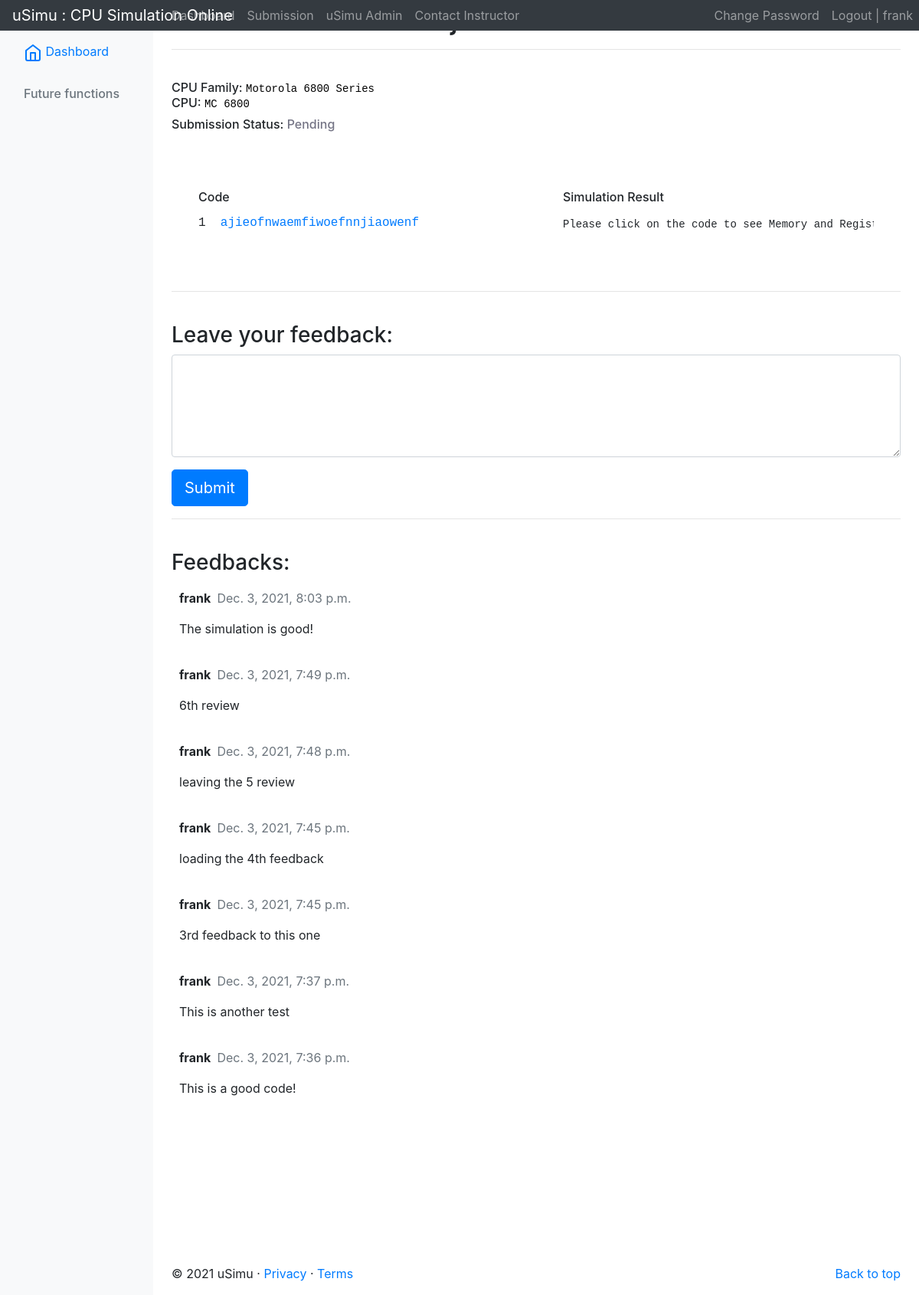
The page /usimu/submissions/1531/ (signed in) on the database its author committed.
### rango/models.py (models this page shows, shortened)
class CPU_Family(models.Model):
    NAME_MAX_LEN = 512
    LOC_MAX_LEN = 512
    name = models.CharField(max_length=NAME_MAX_LEN, unique=True)
    def __str__(self):
        return self.name

class CPU(models.Model):
    NAME_MAX_LEN = 512
    LOC_MAX_LEN = 512
    name = models.CharField(max_length=NAME_MAX_LEN, unique=True)
    reg_count = models.IntegerField(blank=False)  # must have
    mem_count = models.IntegerField(blank=False)  # must have
    reg_bits = models.IntegerField(blank=False)
    mem_bits = models.IntegerField(blank=False)
    family = models.ForeignKey(CPU_Family, on_delete=models.CASCADE)
    def __str__(self):
        return self.name

class Submission(models.Model):
    date = models.DateTimeField(auto_now_add=True)
    title = models.CharField(max_length=128)
    content = models.TextField(blank=False)
    result = models.TextField(blank=False)
    result_detail = models.TextField(blank=True)
    cpu = models.ForeignKey(CPU, on_delete=models.CASCADE, related_name='submission_cpu')
    owner = models.ForeignKey(User, on_delete=models.CASCADE, related_name='submission_owner')
    class Meta:
        ordering = ['date']

class Feedback(models.Model):
    date = models.DateTimeField(auto_now_add=True)
    content = models.TextField(max_length=99999)
    referring_submission = models.ForeignKey(Submission, on_delete=models.CASCADE, related_name='referring_submission')
    owner = models.ForeignKey(User, on_delete=models.CASCADE, related_name='feedback_owner')
    class Meta:
        ordering = ['date']

### rango/views.py (the view, shortened to what this page needs)
# urls.py: path('submissions/<int:submission_id>/', views.submission_detail, name='submission_detail'),
@login_required
def submission_detail(request, submission_id):
    submission = Submission.objects.get(id=int(submission_id))
    context_dict = {}
    if int(request.user.id) == int(submission.owner.id) or request.user.is_staff:
        result_url = reverse_lazy("rango:ajax_load_results")
        title = str(submission.title)
        cpu = submission.cpu
        family = cpu.family
        result = submission.result
        content = submission.content
        feedbacks = submission.referring_submission.filter().order_by('-date')
        context_dict['title'] = title
        context_dict['cpu'] = cpu
        context_dict['family'] = family
        context_dict['result'] = result
        context_dict['content_lines'] = listify_assembly(content)
        context_dict['result_url'] = result_url
        context_dict['submission'] = submission.id
        context_dict['feedbacks'] = feedbacks
    else:
        context_dict['title'] = "NOT AUTHORIZED"
    if request.user.is_staff or request.user.is_superuser:
        new_feedback = None
        feedback_form = FeedbackForm()
        context_dict['new_feedback'] = new_feedback
        context_dict['feedback_form'] = feedback_form
    return render(request, 'rango/submission_detail.html', context=context_dict)

### rango/forms.py
class FeedbackForm(forms.ModelForm):
    content = forms.CharField(widget=forms.Textarea(attrs={'rows': 5, 'cols': 130, 'class': 'form-control'}), label='')
    class Meta:
        model = Feedback
        fields = ('content',)

### rango/views.py (called while the page is built)
def listify_assembly(code):
    result = []
    for line in code.splitlines():
        result.append(line)
    return result

### templates/rango/submission_detail.html (shortened to what this page needs)
{% extends 'rango/base.html' %}
{% load staticfiles %}
{% block body_block %}
    <h1>Submission Detail: {{ title }}</h1>
    <hr class="featurette-divider"><br/>
    <div class="select2-container">
        <h6>CPU Family: <code style="color: black">{{ family }}</code> <br/> CPU: <code
                style="color: black">{{ cpu }}</code></h6>
        <h6>Submission Status:
            {% if result == "Success" %}
                <a style="color: #6FB07F">{{ result }}</a>
            {% elif result == "Warning" %}
                <a style="color: #e8ab01">{{ result }}</a>
            {% elif result == "Fail" %}
                <a style="color: #FF7965">{{ result }}</a>
            {% elif result == "Pending" %}
                <a style="color: #747485">{{ result }}</a>
            {% endif %} </h6>
    </div><br/><br/>
    <div class="container">
        <div class="row">
            <div class="col-md-6">
                <div class="card mb-6 border-0">
                    <div class="card-body" id="code-card">
                        <h6>Code</h6>
                        <p class="card-text">
                            {% for content in content_lines %}
                                <pre style="line-height: 1em; font-size: 100%" class="pre-code"><a href="#" value="{{ forloop.counter }}" class="id-code-line">{{ content }}</a></pre>
                            {% endfor %}
                    </div>
                </div>
            </div>
            <div class="col-md-6">
                <div class="card mb-6 border-0">
                    <div class="card-body" id="result-card" result-data-url="{{ result_url }}">
                        <h6>Simulation Result</h6>
                        <p class="card-text">
                        <div id="result-text">
                            <pre>Please click on the code to see Memory and Register status</pre>
                        </div>
                    </div>
                </div>
            </div>
        </div>
    </div>
    {% if request.user.is_staff %}
        <br/>
        <hr class="featurette-divider"><br/>
        <div class="write-feedback-card">
            <h3>Leave your feedback:</h3>
            {% if new_feedback %}
                <div class="alert alert-success" role="alert">
                    Feedback submitted!
                </div>
            {% else %}
                <form method="post">
                    {{ feedback_form.as_p }}
                    <button type="submit" class="btn btn-primary btn-lg">Submit</button>
                </form>
            {% endif %}
        </div>
    {% endif %}
    {% if feedbacks %}
        <hr class="featurette-divider"><br/>
        <h3>Feedbacks:</h3>
        <div class="feedback-container">
        {% for feedback in feedbacks %}
            <div class="feedback" style="padding: 10px;">
                <p class="font-weight-bold">
                    {{ feedback.owner }}
                    <span class="text-muted font-weight-normal">
                                &nbsp;{{ feedback.date }}
                            </span>
                </p>
                {{ feedback.content | linebreaks }}
            </div>
        {% endfor %}
    {% endif %}
{% endblock %}

### templates/rango/base.html (shortened to what this page needs)
<!DOCTYPE html>
{% load staticfiles %}
{% load usim_template_tags %}
<html lang="en">
<head>
    <link href="https://getbootstrap.com/docs/4.2/dist/css/bootstrap.min.css" rel="stylesheet"
>
    <link href="https://getbootstrap.com/docs/4.2/examples/dashboard/dashboard.css" rel="stylesheet">
    <link href="{% static 'css/chartStyle.css' %}" rel="stylesheet">
    <link href="{% static 'css/codeCounter.css' %}" rel="stylesheet">
</head>
<body>
<header>
    <nav class="navbar navbar-expand-md navbar-dark fixed-top bg-dark p-0">
        <a class="navbar-brand col-md-3 col-lg-2 me-0 px-3" href="{% url 'rango:index' %}">uSimu : CPU Simulation Online</a>
        <div class="collapse navbar-collapse" id="navbarCollapse">
            <ul class="navbar-nav mr-auto" id="navbar-content">
                <li class="nav-item"><a class="nav-link" href="{% url 'rango:index' %}">Dashboard</a></li>
                {% if user.is_authenticated %}
                    <li class="nav-item"><a class="nav-link" href="{% url 'rango:submissions' %}">Submission</a></li>
                    {% if user.is_superuser %}
                        <li class="nav-item"><a class="nav-link" href="{% url 'rango:usimuAdmin' %}">uSimu Admin</a>
                        </li>
                    {% endif %}
                {% endif %}
                <li class="nav-item"><a class="nav-link" href="{% url 'rango:contact' %}">Contact Instructor</a></li>
            </ul>
            <ul class="navbar-nav ml-auto" id="navbar-account">
                {% if user.is_authenticated %}
                    <li class="nav-item"><a class="nav-link" href="{% url 'auth_password_change' %}">Change Password</a>
                    </li>
                    <li class="nav-item"><a class="nav-link" href="{% url 'auth_logout' %}?next=/usimu/">Logout
                        | {{ user.username }}</a></li>
                {% else %}
                    <li class="nav-item"><a class="nav-link" href="{% url 'registration_register' %}">Register Here</a>
                    </li>
                    <li class="nav-item "><a class="nav-link" href="{% url 'auth_login' %}">Login</a></li>
                {% endif %}
            </ul>
        </div>
    </nav>
</header>
<div class="container-fluid">
    <div class="row">
        <nav class="col-md-2 d-none d-md-block bg-light sidebar">
            <div class="sidebar-sticky">
                {% block sidebar_block %}
                    <ul class="nav flex-column">
                        <li class="nav-item">
                            <h6 class="sidebar-heading d-flex justify-content-between align-items-center px-3 mt-4 mb-1 text-muted">
                                <span>Current functions</span>
                            </h6>
                            <a class="nav-link active" href="{% url 'rango:index' %}">
                                Dashboard
                            </a>
                        </li>
                    </ul>
                    <h6 class="sidebar-heading d-flex justify-content-between align-items-center px-3 mt-4 mb-1 text-muted">
                        <span>Future functions</span>
                    </h6>
                {% endblock %}
            </div>
        </nav>
        <main role="main" class="col-md-9  ml-sm-auto col-lg-10 px-4">
            {% block body_block %}{% endblock %}
            <br/><br/><br/><br/><br/><br/><br/><br/>
            <footer>
                <p class="float-right"><a href="#">Back to top</a></p>
                <p>&copy; 2021 uSimu &middot; <a href="#">Privacy</a> &middot; <a href="#">Terms</a></p>
            </footer>
        </main>
    </div>
</div>
</body>
</html>

### static/css/chartStyle.css (style rules this page uses)
html, body { height:100%; width:100%; margin:0; padding:0; }

### static/css/codeCounter.css (style rules this page uses)
body { counter-reset: my-counter; }
pre.pre-code::before { counter-increment: my-counter; content: counter(my-counter) " "; }

### rows shown on the page
CPU_Family: name "Motorola 6800 Series"
CPU: name "MC 6800"
Submission: result "Pending", content_lines "ajieofnwaemfiwoefnnjiaowenf"
Feedback: owner "frank", date "Dec. 3, 2021, 8:03 p.m.", content "The simulation is good!"
Feedback: owner "frank", date "Dec. 3, 2021, 7:49 p.m.", content "6th review"
Feedback: owner "frank", date "Dec. 3, 2021, 7:48 p.m.", content "leaving the 5 review"
Feedback: owner "frank", date "Dec. 3, 2021, 7:45 p.m.", content "loading the 4th feedback"
Feedback: owner "frank", date "Dec. 3, 2021, 7:45 p.m.", content "3rd feedback to this one"
Feedback: owner "frank", date "Dec. 3, 2021, 7:37 p.m.", content "This is another test"
Feedback: owner "frank", date "Dec. 3, 2021, 7:36 p.m.", content "This is a good code!"

### other values the page prints
{{ user.username }} "frank"
